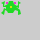
Frame 1 (no input)
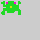
Frame 60 (the mouse pressed at the canvas centre just before this capture)
Frame 120 (the mouse held since frame 60 and released just before this capture): identical to frame 60, image omitted

The Processing sketch that drew these frames (run headless with seeded random() and noise(); from frame 60 on, the mouse is pressed at the canvas centre):

// Processing sketch: frogWithOutFunction
// ── frogWithOutFunction.pde
void setup() {
  size(40, 40);
}


void draw() {
  noStroke();
  fill(32, 219, 36);
  beginShape();
  vertex(9, 1);
  vertex(13, 1);
  vertex(14, 4);
  vertex(17, 6);
  vertex(18, 5);
  vertex(18, 1);
  vertex(21, 3);
  vertex(19, 4);
  vertex(19, 8);
  vertex(16, 7);
  vertex(19, 9);
  vertex(20, 10);
  vertex(21, 14);
  vertex(18, 15);
  vertex(18, 11);
  vertex(15, 10);
  vertex(13, 13);
  vertex(8, 13);
  vertex(7, 11);
  vertex(5, 10);
  vertex(4, 15);
  vertex(1, 13);
  vertex(3, 11);
  vertex(4, 8);
  vertex(6, 9);
  vertex(6, 7);
  vertex(3, 7);
  vertex(3, 4);
  vertex(1, 3);
  vertex(5, 1);
  vertex(4, 6);
  vertex(8, 4);
  vertex(9, 1);
  endShape();

  fill(248, 235, 21);
  ellipse(11, 7, 2, 2);

  fill(253, 3, 217);
  ellipse(7, 3, 2, 2);
  ellipse(15, 3, 2, 2);
}
